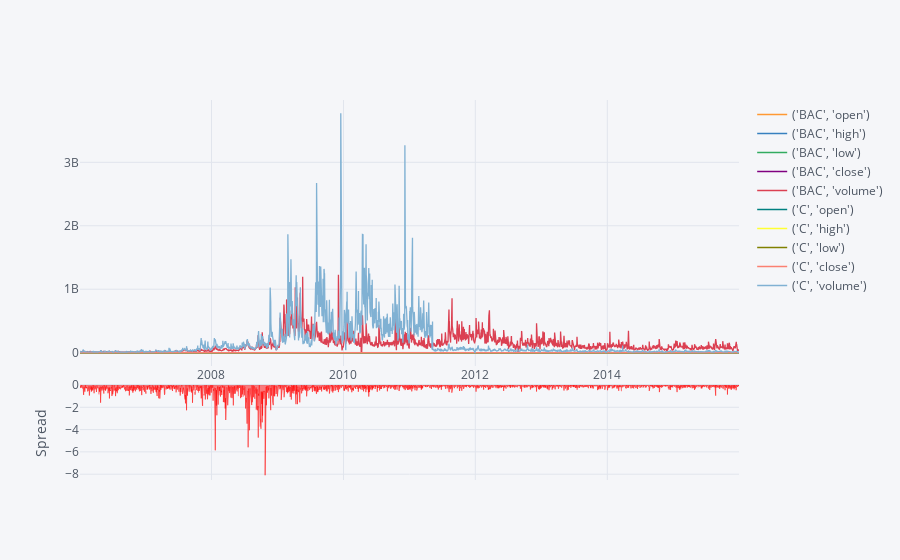

Notebook source saved alongside this figure:
### Code cell
bank_stocks[["BAC","C"]].iplot(kind='spread')

### Figure 1 — Plotly figure (JSON) as saved in the notebook; plotly's stock layout.template omitted (floating-point values rounded to 4 significant figures; data arrays with more than 128 entries replaced by an {"elided": "..."} marker saying what was removed)
{"data": [{"line": {"color": "rgba(255, 153, 51, 1.0)", "dash": "solid", "shape": "linear", "width": 1.3}, "mode": "lines", "name": "('BAC', 'open')", "text": "", "type": "scatter", "x": {"elided": "2517 str values"}, "y": {"elided": "2517 float values"}}, {"line": {"color": "rgba(55, 128, 191, 1.0)", "dash": "solid", "shape": "linear", "width": 1.3}, "mode": "lines", "name": "('BAC', 'high')", "text": "", "type": "scatter", "x": {"elided": "2517 str values"}, "y": {"elided": "2517 float values"}}, {"line": {"color": "rgba(50, 171, 96, 1.0)", "dash": "solid", "shape": "linear", "width": 1.3}, "mode": "lines", "name": "('BAC', 'low')", "text": "", "type": "scatter", "x": {"elided": "2517 str values"}, "y": {"elided": "2517 float values"}}, {"line": {"color": "rgba(128, 0, 128, 1.0)", "dash": "solid", "shape": "linear", "width": 1.3}, "mode": "lines", "name": "('BAC', 'close')", "text": "", "type": "scatter", "x": {"elided": "2517 str values"}, "y": {"elided": "2517 float values"}}, {"line": {"color": "rgba(219, 64, 82, 1.0)", "dash": "solid", "shape": "linear", "width": 1.3}, "mode": "lines", "name": "('BAC', 'volume')", "text": "", "type": "scatter", "x": {"elided": "2517 str values"}, "y": {"elided": "2517 int values"}}, {"line": {"color": "rgba(0, 128, 128, 1.0)", "dash": "solid", "shape": "linear", "width": 1.3}, "mode": "lines", "name": "('C', 'open')", "text": "", "type": "scatter", "x": {"elided": "2517 str values"}, "y": {"elided": "2517 float values"}}, {"line": {"color": "rgba(255, 255, 51, 1.0)", "dash": "solid", "shape": "linear", "width": 1.3}, "mode": "lines", "name": "('C', 'high')", "text": "", "type": "scatter", "x": {"elided": "2517 str values"}, "y": {"elided": "2517 float values"}}, {"line": {"color": "rgba(128, 128, 0, 1.0)", "dash": "solid", "shape": "linear", "width": 1.3}, "mode": "lines", "name": "('C', 'low')", "text": "", "type": "scatter", "x": {"elided": "2517 str values"}, "y": {"elided": "2517 float values"}}, {"line": {"color": "rgba(251, 128, 114, 1.0)", "dash": "solid", "shape": "linear", "width": 1.3}, "mode": "lines", "name": "('C', 'close')", "text": "", "type": "scatter", "x": {"elided": "2517 str values"}, "y": {"elided": "2517 float values"}}, {"line": {"color": "rgba(128, 177, 211, 1.0)", "dash": "solid", "shape": "linear", "width": 1.3}, "mode": "lines", "name": "('C', 'volume')", "text": "", "type": "scatter", "x": {"elided": "2517 str values"}, "y": {"elided": "2517 int values"}}, {"connectgaps": false, "fill": "tozeroy", "line": {"color": "green", "dash": "solid", "shape": "linear", "width": 0.5}, "mode": "lines", "name": "Spread", "showlegend": false, "type": "scatter", "x": {"elided": "2517 str values"}, "xaxis": "x2", "y": {"elided": "2517 mixed values"}, "yaxis": "y2"}, {"connectgaps": false, "fill": "tozeroy", "line": {"color": "red", "dash": "solid", "shape": "linear", "width": 0.5}, "mode": "lines", "name": "Spread", "showlegend": false, "type": "scatter", "x": {"elided": "2517 str values"}, "xaxis": "x2", "y": {"elided": "2517 mixed values"}, "yaxis": "y2"}], "layout": {"hovermode": "x", "legend": {"bgcolor": "#F5F6F9", "font": {"color": "#4D5663"}}, "paper_bgcolor": "#F5F6F9", "plot_bgcolor": "#F5F6F9", "title": {"font": {"color": "#4D5663"}}, "xaxis": {"gridcolor": "#E1E5ED", "showgrid": true, "tickfont": {"color": "#4D5663"}, "title": {"font": {"color": "#4D5663"}, "text": ""}, "zerolinecolor": "#E1E5ED"}, "xaxis2": {"anchor": "y2", "gridcolor": "#E1E5ED", "showgrid": true, "showticklabels": false, "tickfont": {"color": "#4D5663"}, "title": {"font": {"color": "#4D5663"}, "text": ""}, "zerolinecolor": "#E1E5ED"}, "yaxis": {"domain": [0.3, 1], "gridcolor": "#E1E5ED", "showgrid": true, "tickfont": {"color": "#4D5663"}, "title": {"font": {"color": "#4D5663"}, "text": ""}, "zerolinecolor": "#E1E5ED"}, "yaxis2": {"domain": [0, 0.25], "gridcolor": "#E1E5ED", "showgrid": true, "tickfont": {"color": "#4D5663"}, "title": {"font": {"color": "#4D5663"}, "text": "Spread"}, "zerolinecolor": "#E1E5ED"}}}
